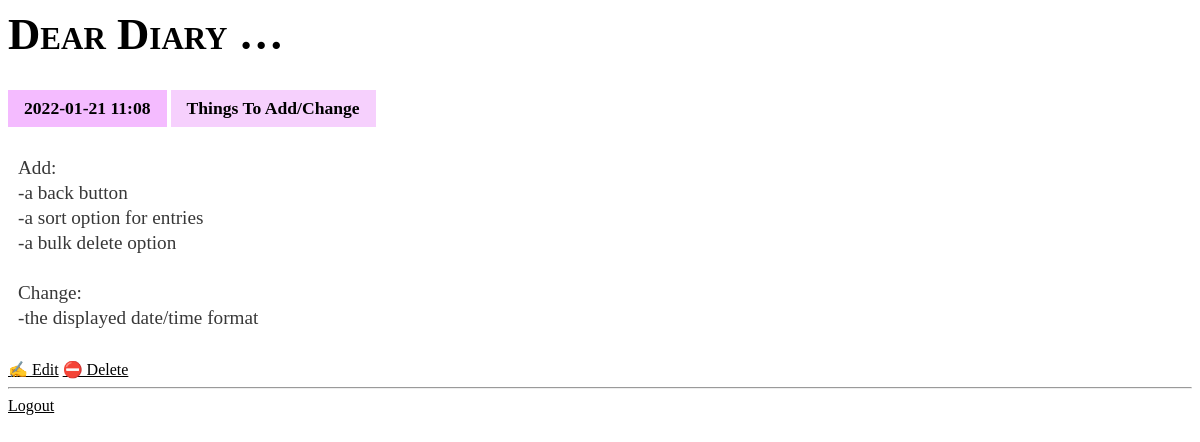
Screenshot of /entry/8 (signed in) with the database file from the repository.
### entries/models.py (models this page shows, shortened)
class Entry(models.Model):
    title = models.CharField(max_length=200)
    content = models.TextField()
    date_created = models.DateTimeField(default=timezone.now)
    class Meta:
        verbose_name_plural = "Entries"

### entries/views.py (the view)
class EntryDetailView(LockedView,DetailView):
    model = Entry

### entries/templates/entries/entry_detail.html
{% extends "entries/base.html" %}
{% block content%}
    <article>
        <h2>{{ entry.date_created|date:'Y-m-d H:i' }}</h2>
        <h3>{{ entry.title }}</h3>
        <p>{{ entry.content }}</p>
        <a href="{% url 'entry-update' entry.id %}">✍️ Edit</a>
        <a href="{% url 'entry-delete' entry.id %}">⛔ Delete</a>
    </article>
{% endblock %}

### entries/static/css/diary.css (style rules this page uses)
* { box-sizing: border-box; }
body { font-family: "Comic Sans MS"; font-size: 16px; }
a { color: inherit; }
h2, h3 { font-size: 1.1em; margin: 0; display: inline-block; padding: 0.5rem 1rem; vertical-align: top; }
h3 { background-color: rgb(246, 208, 253); }
h2 { background-color: rgb(244,187,255); }
article { margin-bottom: 0.5rem; }
p { font-size: 1.2em; text-align: left; padding: 10px; line-height: 1.3em; max-width: 36rem; color: rgb(56, 56, 56); white-space: pre-wrap; }

### rows the page displays
Entry: date_created "2022-01-21 11:08", title "Things To Add/Change", content "Add: -a back button -a sort option for entries -a bulk delete option Change: -the displayed date/time format"
